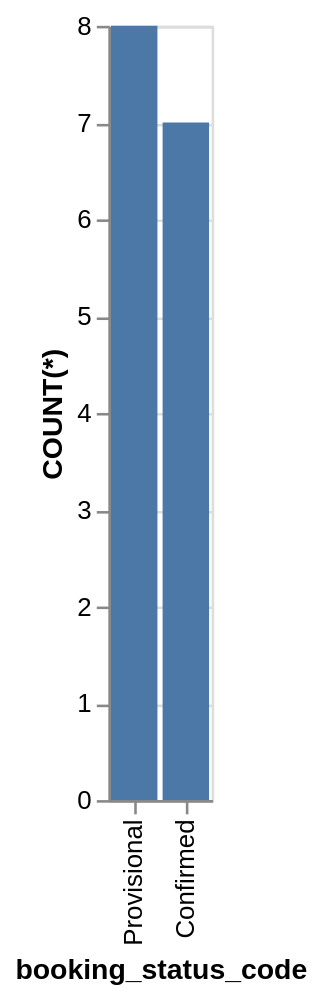

Write a Vega-Lite specification for this figure.
### Vega-Lite specification from a JSON file in a GitHub repository (floating-point values rounded to 4 significant figures)
{"data": {"values": [{"x_data": "Provisional", "y_data": 8}, {"x_data": "Confirmed", "y_data": 7}]}, "mark": "bar", "encoding": {"x": {"field": "x_data", "type": "nominal", "title": "booking_status_code", "sort": "descending"}, "y": {"field": "y_data", "type": "quantitative", "title": "COUNT(*)"}}}
